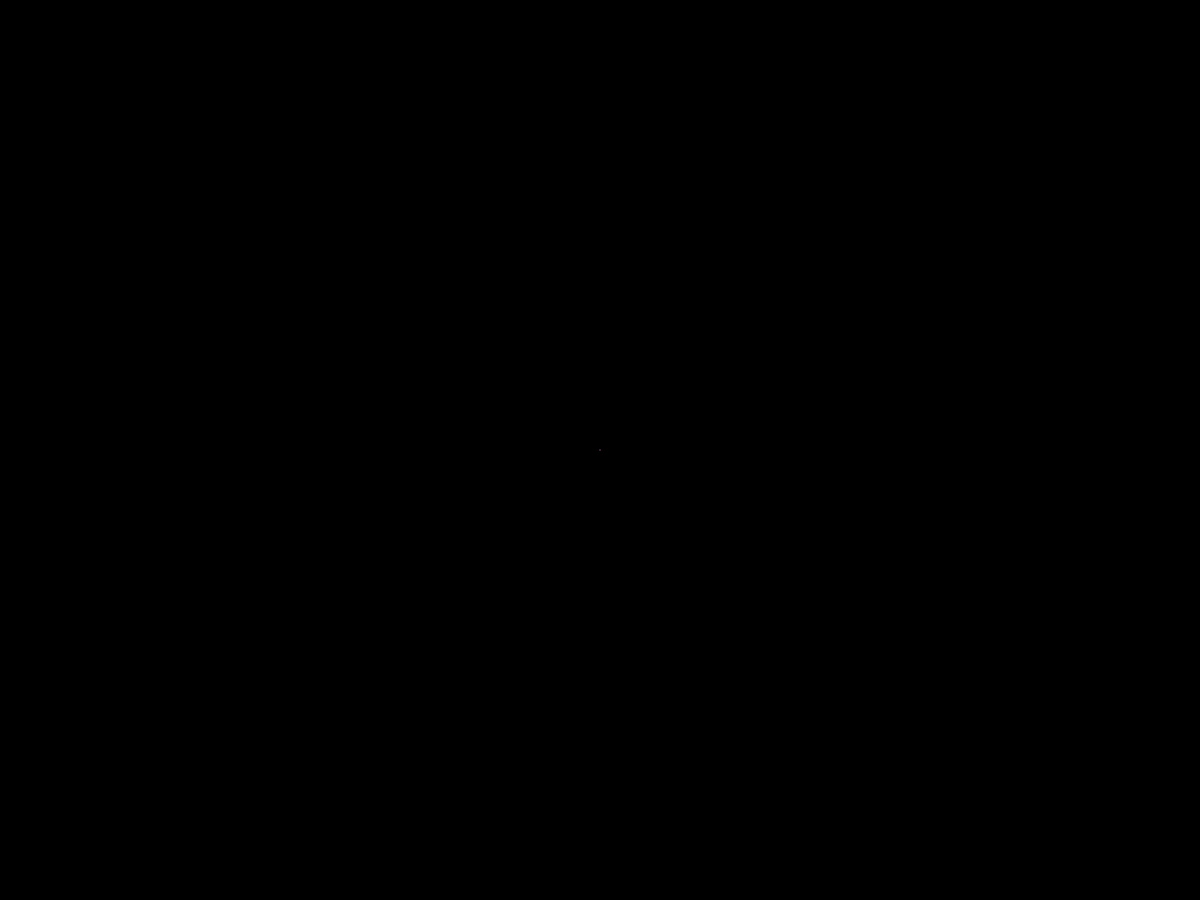
Frame 1 (no input)
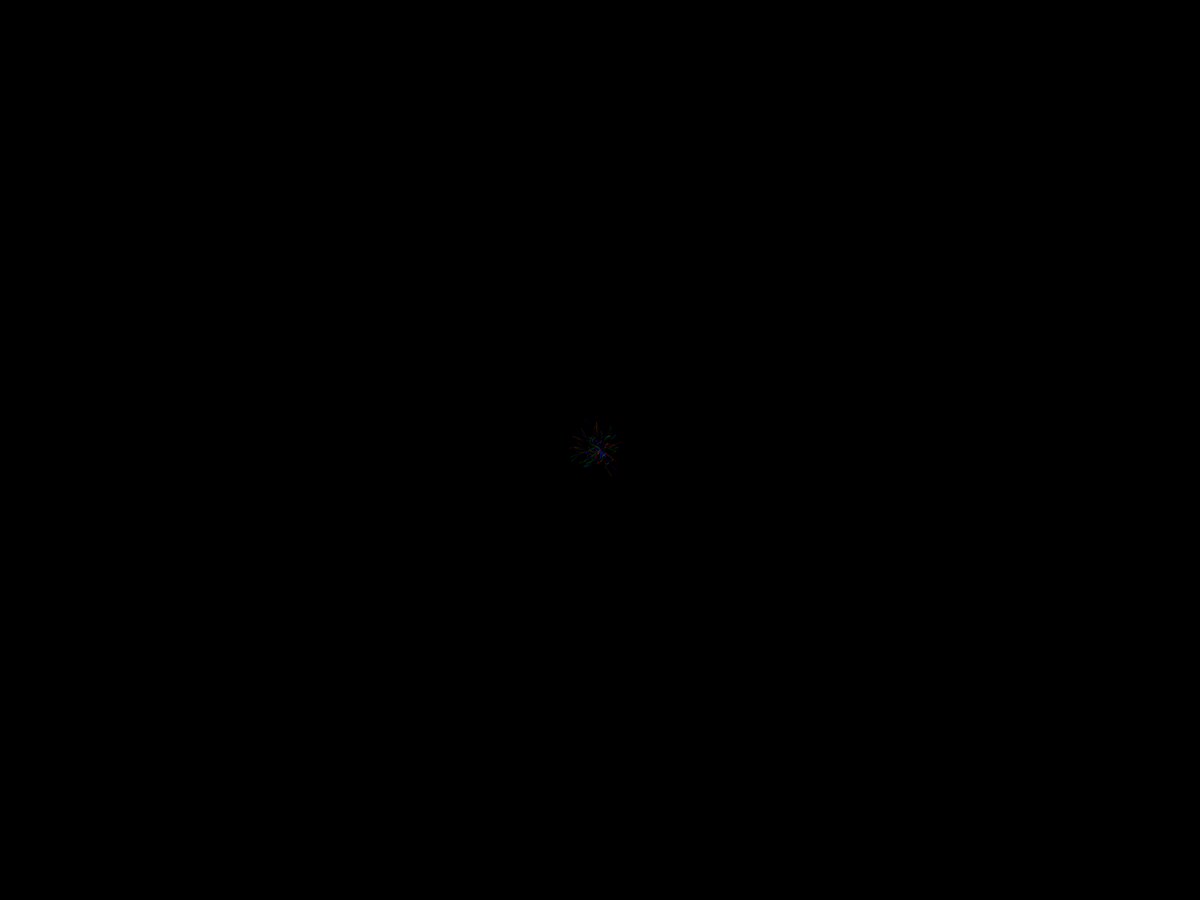
Frame 60 (the mouse pressed at the canvas centre just before this capture)
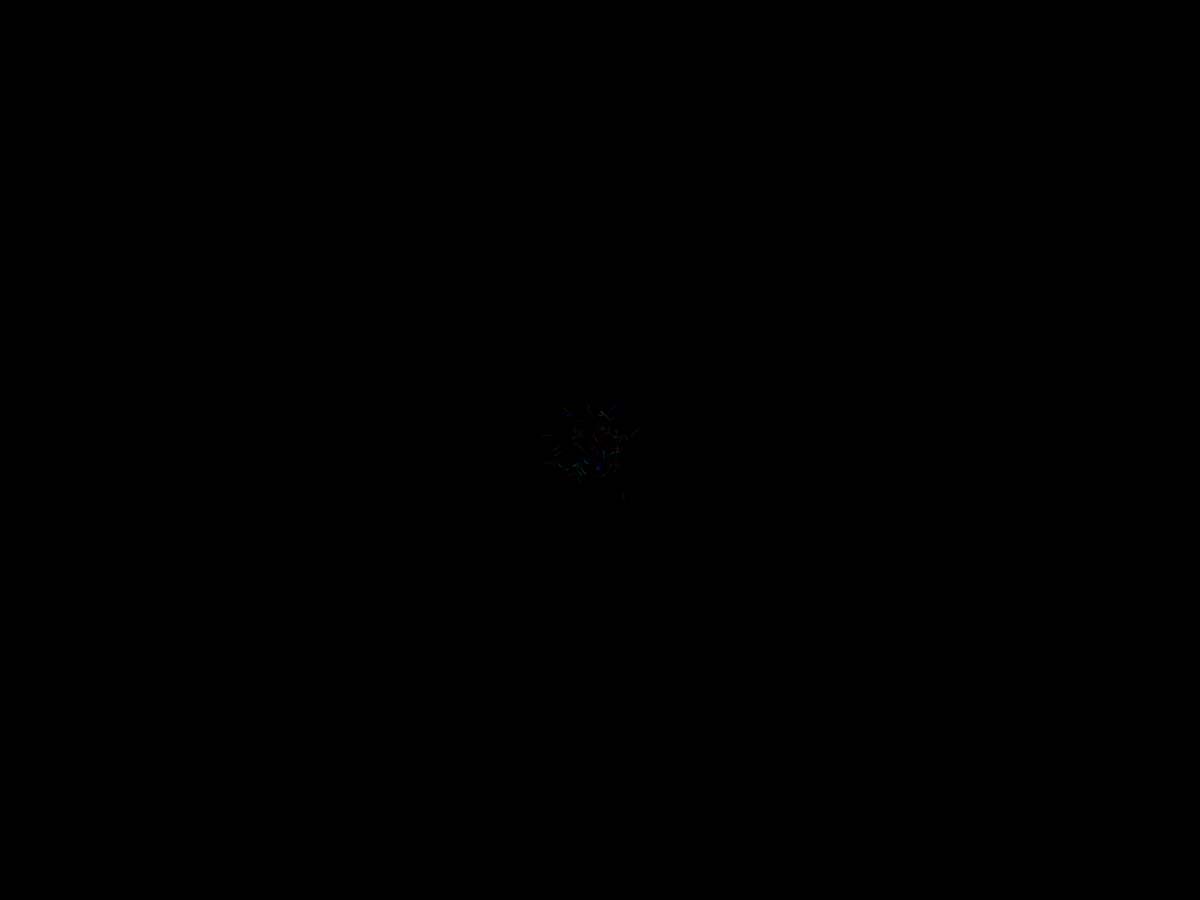
Frame 120 (the mouse held since frame 60 and released just before this capture)

The Processing sketch that drew these frames (run headless with seeded random() and noise(); from frame 60 on, the mouse is pressed at the canvas centre):

// Processing sketch: funky_tadpoles
// ── funky_tadpoles.pde
int moverCount = 100;
Mover[] movers = new Mover[moverCount];

void setup() {
  fullScreen();
  background(0);
  stroke(255);
  colorMode(HSB);
  
  for (int i = 0; i < moverCount; i++) {
    movers[i] = new Mover();
  }
}

public class Mover {
  public float x = 0;
  public float y = 0;
  public float x_seed = random(1000);
  public float y_seed = random(1000);
  public color colour = color(floor(random(256)), 255, 128, 30);
  public int stroke_width = 1;
  
  void move() {
    strokeWeight(stroke_width);
    stroke(colour);
    
    float new_x = (noise(x_seed) - 0.49)* 2 + x;
    float new_y = (noise(y_seed) - 0.49)* 2 + y;
    
    line(x, y, new_x, new_y);
    
    x = new_x;
    y = new_y;
    
    x_seed += 0.01;
    y_seed += 0.01;
    
    if (random(1) > 0.999)
    {
      stroke_width += 1;
    }
  }
}

void draw() {
  
  loadPixels();
  for (int i = 0; i < pixels.length; i++) {    
    pixels[i] = color(hue(pixels[i]), saturation(pixels[i]), brightness(pixels[i]) - 1);
  }
  updatePixels();
  
  translate(width/2, height/2);
  
  for (int i = 0; i < moverCount; i++) {
    movers[i].move();
  }
}
